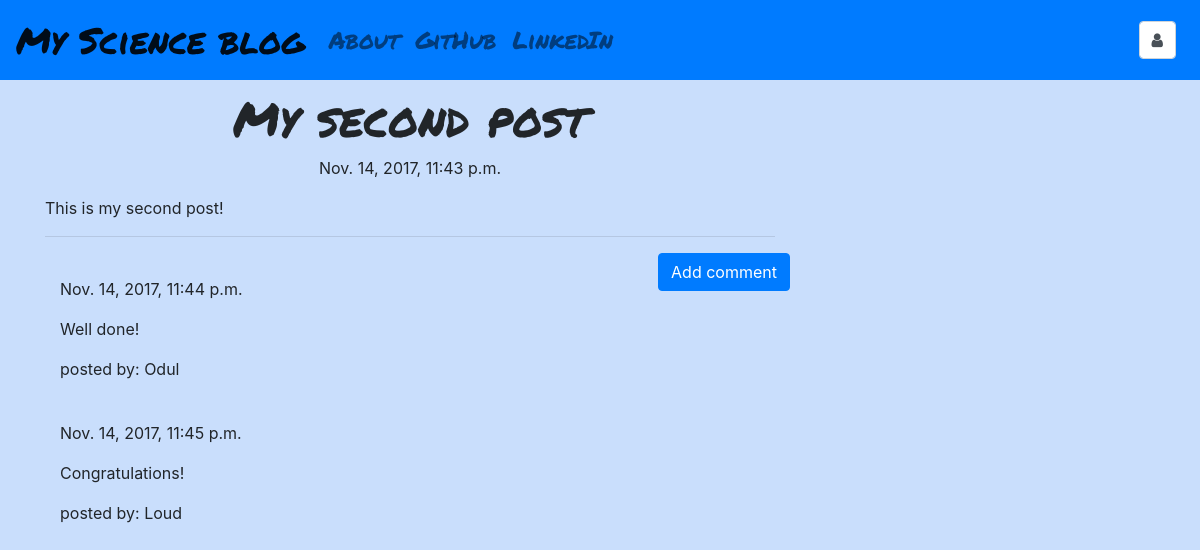
Screenshot of /post/8 with the database file from the repository.
### my_blog/models.py (models this page shows, shortened)
class Post(models.Model):
    author = models.ForeignKey('auth.User')
    title = models.CharField(max_length = 200)
    text = models.TextField()
    created_date = models.DateTimeField(default = timezone.now)
    published_date = models.DateTimeField(blank = True, null = True)

class Comment(models.Model):
    post = models.ForeignKey('my_blog.Post', related_name = 'comments')
    author = models.CharField(max_length = 200)
    text = models.TextField()
    created_date = models.DateTimeField(default = timezone.now)
    approved_comment = models.BooleanField(default = False)

### my_blog/views.py (the view)
# urls.py: url(r'^post/(?P<pk>\d+)$', views.PostDetailView.as_view(), name = 'post_detail'),
class PostDetailView(DetailView):
    model = Post

### my_blog/templates/my_blog/post_detail.html (shortened to what this page needs)
{% extends "my_blog/base.html" %}
{% block content %}
<h1 class="posttitle loader">{{ post.title }}</h1>
{% if post.published_date %}
  <div class="date postdate">
    {{ post.published_date }}
  </div>
{% else %}
  <a class="btn btn-default" href="{% url 'post_publish' pk=post.pk %}">Publish</a>
{% endif %}
<p class="postcontent">{{ post.text|safe|linebreaksbr}}</p>
<hr>
<a class="btn btn-primary btn-comment" href="{% url 'add_comment_to_post' pk=post.pk %}">Add comment</a>
<div class="container">
  {% for comment in post.comments.all %}
  <br>
  {% if user.is_authenticated or comment.approved_comment %}
    {{ comment.created_date }}
      <p>{{ comment.text|safe|linebreaks }}</p>
      <p>posted by: {{ comment.author }}</p>
  {% endif %}
  {% empty %}
  <p>No comments.</p>
  {% endfor %}
</div>
{% endblock %}

### my_blog/templates/my_blog/base.html (shortened to what this page needs)
<!DOCTYPE html>
{% load staticfiles %}
<html>
  <head>
    <link rel="stylesheet" href="https://maxcdn.bootstrapcdn.com/bootstrap/4.0.0-beta.2/css/bootstrap.min.css">
    <link href="https://maxcdn.bootstrapcdn.com/font-awesome/4.7.0/css/font-awesome.min.css" rel="stylesheet">
    <link rel="stylesheet" href="//cdn.jsdelivr.net/npm/medium-editor@latest/dist/css/medium-editor.min.css" type="text/css" media="screen" charset="utf-8">
    <link rel="stylesheet" href="{% static 'css/blog.css' %}">
  </head>
  <body class="loader">
    <nav class="navbar navbar-expand-lg navbar-light techfont bg-primary">
      <a class="navbar-brand bigbrand" href="{% url 'post_list' %}">My Science blog</a>
      <div class="collapse navbar-collapse" id="navbarTogglerDemo02">
        <ul class="navbar-nav mr-auto mt-2 mt-lg-0">
          <li class="nav-item"><a class="nav-link" href="{% url 'about' %}">About</a></li>
          <li class="nav-item"><a class="nav-link" href="https://www.github.com">GitHub</a></li>
          <li class="nav-item"><a class="nav-link" href="https://www.linkedin.com">LinkedIn</a></li>
        </ul>
        <form class="form-inline my-2 my-lg-0">
          {% if user.is_authenticated %}
            <a class="form-control mr-sm-2" href="{% url 'post_new' %}">New post</a>
            <a class="form-control mr-sm-2" href="{% url 'post_draft_list' %}">Drafts</a>
            <a class="form-control mr-sm-2" href="{% url 'logout' %}">Log out</a>
            <a class="form-control mr-sm-2">Welcome: {{user.username}}</a>
            {% else %}
            <a class="form-control mr-sm-2" href="{% url 'login' %}"><span class="fa fa-user"></span></a>
          {% endif %}
        </form>
      </div>
    </nav>
    <div class="content container">
      <div class="row">
        <div class="col-md-8">
          <div class="blog_posts">
            {% block content %}
            {% endblock %}
          </div>
        </div>
      </div>
    </div>
  </body>
</html>

### my_blog/static/css/blog.css (style rules this page uses)
.techfont { font-family: 'Permanent Marker', sans-serif; font-size: 1.5em; margin-bottom: 10px; }
.bigbrand { font-size: 1.5em; }
.postdate { text-align: center; }
.posttitle { font-family: 'Permanent Marker'; font-size: 3em; text-align: center; }
.postcontent { font-family: 'Arvo'; font-size: 1.5em; }
.btn-comment { position: absolute; right: 0px; }
.loader { background-color: #c9defc; filter:hue-rotate(0deg); color:linear-gradient(45deg,#0f8,#08f); animation:hue 10000ms infinite linear; }

### rows the page displays
Post: title "My second post", published_date "Nov. 14, 2017, 11:43 p.m.", text "This is my second post!"
Comment: created_date "Nov. 14, 2017, 11:44 p.m.", text "Well done!", author "Odul"
Comment: created_date "Nov. 14, 2017, 11:45 p.m.", text "Congratulations!", author "Loud"
